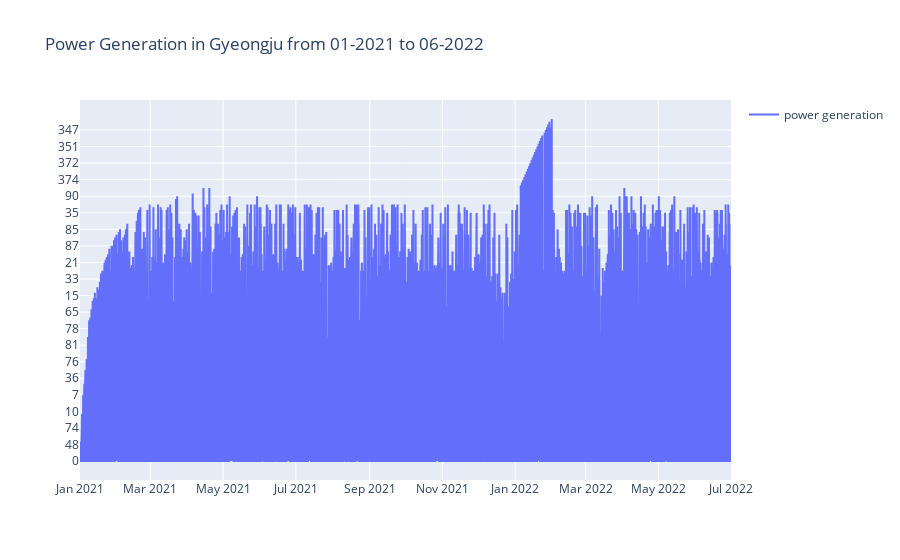

Notebook cell for this chart:
### Code cell
fig = go.Figure()
fig.add_trace(go.Scatter(x=df['datetime'], y=df['P(kWh)'], name='power generation'))
fig.update_layout(showlegend=True, title='Power Generation in Gyeongju from 01-2021 to 06-2022')
fig.show()

### Figure 1 — Plotly figure (JSON) as saved in the notebook; plotly's stock layout.template omitted (floating-point values rounded to 4 significant figures; data arrays with more than 128 entries replaced by an {"elided": "..."} marker saying what was removed)
{"data": [{"name": "power generation", "type": "scatter", "x": {"elided": "12830 str values"}, "y": {"elided": "12830 str values"}}], "layout": {"showlegend": true, "title": {"text": "Power Generation in Gyeongju from 01-2021 to 06-2022"}}}
